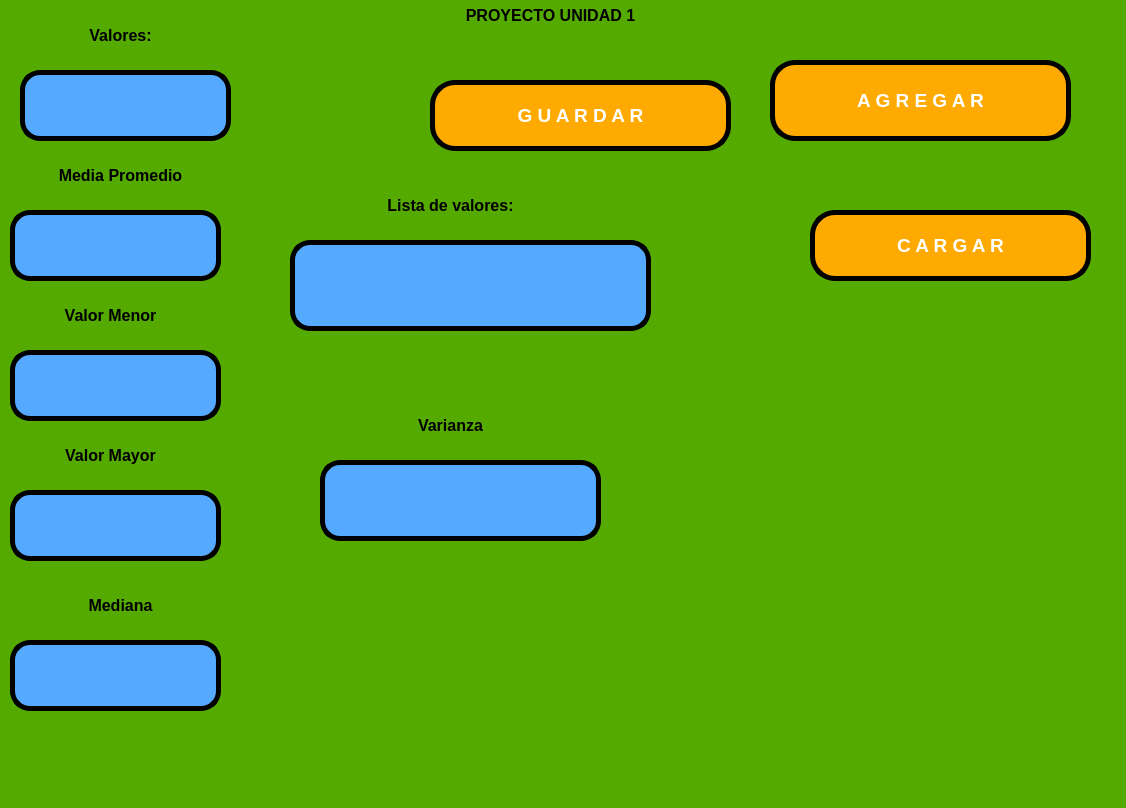
<?xml version="1.0" encoding="UTF-8"?>
<ui version="4.0">
 <class>MainWindow</class>
 <widget class="QMainWindow" name="MainWindow">
  <property name="geometry">
   <rect>
    <x>0</x>
    <y>0</y>
    <width>1126</width>
    <height>808</height>
   </rect>
  </property>
  <property name="windowTitle">
   <string>MainWindow</string>
  </property>
  <property name="styleSheet">
   <string notr="true">background-color: rgb(85, 170, 0);</string>
  </property>
  <widget class="QWidget" name="centralwidget">
   <widget class="QPushButton" name="btn_agregar">
    <property name="geometry">
     <rect>
      <x>770</x>
      <y>60</y>
      <width>301</width>
      <height>81</height>
     </rect>
    </property>
    <property name="font">
     <font>
      <pointsize>14</pointsize>
      <weight>75</weight>
      <bold>true</bold>
     </font>
    </property>
    <property name="layoutDirection">
     <enum>Qt::LeftToRight</enum>
    </property>
    <property name="styleSheet">
     <string notr="true">background-color: rgb(170, 85, 255);
background-color: rgb(255, 170, 0);
color: rgb(255, 255, 255);
border-radius: 25px;
border:  5px solid black;</string>
    </property>
    <property name="text">
     <string>A G R E G A R</string>
    </property>
   </widget>
   <widget class="QLabel" name="label">
    <property name="geometry">
     <rect>
      <x>20</x>
      <y>10</y>
      <width>201</width>
      <height>51</height>
     </rect>
    </property>
    <property name="text">
     <string>&lt;html&gt;&lt;head/&gt;&lt;body&gt;&lt;p&gt;&lt;span style=&quot; font-size:12pt; font-weight:600;&quot;&gt;Valores:&lt;/span&gt;&lt;/p&gt;&lt;/body&gt;&lt;/html&gt;</string>
    </property>
    <property name="alignment">
     <set>Qt::AlignCenter</set>
    </property>
   </widget>
   <widget class="QLineEdit" name="txt_valores">
    <property name="geometry">
     <rect>
      <x>20</x>
      <y>70</y>
      <width>211</width>
      <height>71</height>
     </rect>
    </property>
    <property name="font">
     <font>
      <pointsize>12</pointsize>
      <weight>75</weight>
      <bold>true</bold>
     </font>
    </property>
    <property name="layoutDirection">
     <enum>Qt::LeftToRight</enum>
    </property>
    <property name="styleSheet">
     <string notr="true">background-color: rgb(85, 170, 255);
border-radius:20px;
border:  5px solid black;</string>
    </property>
    <property name="text">
     <string/>
    </property>
    <property name="alignment">
     <set>Qt::AlignCenter</set>
    </property>
   </widget>
   <widget class="QLineEdit" name="txt_promedio">
    <property name="geometry">
     <rect>
      <x>10</x>
      <y>210</y>
      <width>211</width>
      <height>71</height>
     </rect>
    </property>
    <property name="font">
     <font>
      <pointsize>12</pointsize>
      <weight>75</weight>
      <bold>true</bold>
     </font>
    </property>
    <property name="layoutDirection">
     <enum>Qt::LeftToRight</enum>
    </property>
    <property name="styleSheet">
     <string notr="true">background-color: rgb(85, 170, 255);
border-radius:20px;
border:  5px solid black;</string>
    </property>
    <property name="text">
     <string/>
    </property>
    <property name="alignment">
     <set>Qt::AlignCenter</set>
    </property>
   </widget>
   <widget class="QPushButton" name="btn_guardar">
    <property name="geometry">
     <rect>
      <x>430</x>
      <y>80</y>
      <width>301</width>
      <height>71</height>
     </rect>
    </property>
    <property name="font">
     <font>
      <pointsize>14</pointsize>
      <weight>75</weight>
      <bold>true</bold>
     </font>
    </property>
    <property name="layoutDirection">
     <enum>Qt::LeftToRight</enum>
    </property>
    <property name="styleSheet">
     <string notr="true">background-color: rgb(170, 85, 255);
background-color: rgb(255, 170, 0);
color: rgb(255, 255, 255);
border-radius: 25px;
border:  5px solid black;</string>
    </property>
    <property name="text">
     <string>G U A R D A R</string>
    </property>
   </widget>
   <widget class="QPushButton" name="btn_cargar">
    <property name="geometry">
     <rect>
      <x>810</x>
      <y>210</y>
      <width>281</width>
      <height>71</height>
     </rect>
    </property>
    <property name="font">
     <font>
      <pointsize>14</pointsize>
      <weight>75</weight>
      <bold>true</bold>
     </font>
    </property>
    <property name="layoutDirection">
     <enum>Qt::LeftToRight</enum>
    </property>
    <property name="styleSheet">
     <string notr="true">background-color: rgb(170, 85, 255);
background-color: rgb(255, 170, 0);
color: rgb(255, 255, 255);
border-radius: 25px;
border:  5px solid black;</string>
    </property>
    <property name="text">
     <string>C A R G A R</string>
    </property>
   </widget>
   <widget class="QLabel" name="label_2">
    <property name="geometry">
     <rect>
      <x>350</x>
      <y>180</y>
      <width>201</width>
      <height>51</height>
     </rect>
    </property>
    <property name="text">
     <string>&lt;html&gt;&lt;head/&gt;&lt;body&gt;&lt;p&gt;&lt;span style=&quot; font-size:12pt; font-weight:600;&quot;&gt;Lista de valores:&lt;/span&gt;&lt;/p&gt;&lt;/body&gt;&lt;/html&gt;</string>
    </property>
    <property name="alignment">
     <set>Qt::AlignCenter</set>
    </property>
   </widget>
   <widget class="QLineEdit" name="txt_linea_valores">
    <property name="geometry">
     <rect>
      <x>290</x>
      <y>240</y>
      <width>361</width>
      <height>91</height>
     </rect>
    </property>
    <property name="font">
     <font>
      <pointsize>12</pointsize>
      <weight>75</weight>
      <bold>true</bold>
     </font>
    </property>
    <property name="styleSheet">
     <string notr="true">background-color: rgb(85, 170, 255);
border-radius:20px;
border:  5px solid black;</string>
    </property>
    <property name="alignment">
     <set>Qt::AlignCenter</set>
    </property>
   </widget>
   <widget class="QLabel" name="label_3">
    <property name="geometry">
     <rect>
      <x>350</x>
      <y>-20</y>
      <width>401</width>
      <height>71</height>
     </rect>
    </property>
    <property name="text">
     <string>&lt;html&gt;&lt;head/&gt;&lt;body&gt;&lt;p align=&quot;center&quot;&gt;&lt;span style=&quot; font-size:12pt; font-weight:600;&quot;&gt;PROYECTO UNIDAD 1&lt;/span&gt;&lt;/p&gt;&lt;/body&gt;&lt;/html&gt;</string>
    </property>
    <property name="alignment">
     <set>Qt::AlignCenter</set>
    </property>
   </widget>
   <widget class="QLabel" name="label_5">
    <property name="geometry">
     <rect>
      <x>0</x>
      <y>290</y>
      <width>221</width>
      <height>51</height>
     </rect>
    </property>
    <property name="text">
     <string>&lt;html&gt;&lt;head/&gt;&lt;body&gt;&lt;p&gt;&lt;span style=&quot; font-size:12pt; font-weight:600;&quot;&gt;Valor Menor&lt;/span&gt;&lt;/p&gt;&lt;/body&gt;&lt;/html&gt;</string>
    </property>
    <property name="alignment">
     <set>Qt::AlignCenter</set>
    </property>
   </widget>
   <widget class="QLabel" name="label_6">
    <property name="geometry">
     <rect>
      <x>0</x>
      <y>430</y>
      <width>221</width>
      <height>51</height>
     </rect>
    </property>
    <property name="text">
     <string>&lt;html&gt;&lt;head/&gt;&lt;body&gt;&lt;p&gt;&lt;span style=&quot; font-size:12pt; font-weight:600;&quot;&gt;Valor Mayor&lt;/span&gt;&lt;/p&gt;&lt;/body&gt;&lt;/html&gt;</string>
    </property>
    <property name="alignment">
     <set>Qt::AlignCenter</set>
    </property>
   </widget>
   <widget class="QLabel" name="label_7">
    <property name="geometry">
     <rect>
      <x>10</x>
      <y>150</y>
      <width>221</width>
      <height>51</height>
     </rect>
    </property>
    <property name="text">
     <string>&lt;html&gt;&lt;head/&gt;&lt;body&gt;&lt;p&gt;&lt;span style=&quot; font-size:12pt; font-weight:600;&quot;&gt;Media Promedio&lt;/span&gt;&lt;/p&gt;&lt;/body&gt;&lt;/html&gt;</string>
    </property>
    <property name="alignment">
     <set>Qt::AlignCenter</set>
    </property>
   </widget>
   <widget class="QLabel" name="label_8">
    <property name="geometry">
     <rect>
      <x>10</x>
      <y>580</y>
      <width>221</width>
      <height>51</height>
     </rect>
    </property>
    <property name="text">
     <string>&lt;html&gt;&lt;head/&gt;&lt;body&gt;&lt;p&gt;&lt;span style=&quot; font-size:12pt; font-weight:600;&quot;&gt;Mediana&lt;/span&gt;&lt;/p&gt;&lt;/body&gt;&lt;/html&gt;</string>
    </property>
    <property name="alignment">
     <set>Qt::AlignCenter</set>
    </property>
   </widget>
   <widget class="QLabel" name="label_11">
    <property name="geometry">
     <rect>
      <x>340</x>
      <y>400</y>
      <width>221</width>
      <height>51</height>
     </rect>
    </property>
    <property name="text">
     <string>&lt;html&gt;&lt;head/&gt;&lt;body&gt;&lt;p&gt;&lt;span style=&quot; font-size:12pt; font-weight:600;&quot;&gt;Varianza&lt;/span&gt;&lt;/p&gt;&lt;/body&gt;&lt;/html&gt;</string>
    </property>
    <property name="alignment">
     <set>Qt::AlignCenter</set>
    </property>
   </widget>
   <widget class="QLineEdit" name="txt_menorvalor">
    <property name="geometry">
     <rect>
      <x>10</x>
      <y>350</y>
      <width>211</width>
      <height>71</height>
     </rect>
    </property>
    <property name="font">
     <font>
      <pointsize>12</pointsize>
      <weight>75</weight>
      <bold>true</bold>
     </font>
    </property>
    <property name="layoutDirection">
     <enum>Qt::LeftToRight</enum>
    </property>
    <property name="styleSheet">
     <string notr="true">background-color: rgb(85, 170, 255);
border-radius:20px;
border:  5px solid black;</string>
    </property>
    <property name="text">
     <string/>
    </property>
    <property name="alignment">
     <set>Qt::AlignCenter</set>
    </property>
   </widget>
   <widget class="QLineEdit" name="txt_mayorvalor">
    <property name="geometry">
     <rect>
      <x>10</x>
      <y>490</y>
      <width>211</width>
      <height>71</height>
     </rect>
    </property>
    <property name="font">
     <font>
      <pointsize>12</pointsize>
      <weight>75</weight>
      <bold>true</bold>
     </font>
    </property>
    <property name="layoutDirection">
     <enum>Qt::LeftToRight</enum>
    </property>
    <property name="styleSheet">
     <string notr="true">background-color: rgb(85, 170, 255);
border-radius:20px;
border:  5px solid black;</string>
    </property>
    <property name="text">
     <string/>
    </property>
    <property name="alignment">
     <set>Qt::AlignCenter</set>
    </property>
   </widget>
   <widget class="QLineEdit" name="txt_mediana">
    <property name="geometry">
     <rect>
      <x>10</x>
      <y>640</y>
      <width>211</width>
      <height>71</height>
     </rect>
    </property>
    <property name="font">
     <font>
      <pointsize>12</pointsize>
      <weight>75</weight>
      <bold>true</bold>
     </font>
    </property>
    <property name="layoutDirection">
     <enum>Qt::LeftToRight</enum>
    </property>
    <property name="styleSheet">
     <string notr="true">background-color: rgb(85, 170, 255);
border-radius:20px;
border:  5px solid black;</string>
    </property>
    <property name="text">
     <string/>
    </property>
    <property name="alignment">
     <set>Qt::AlignCenter</set>
    </property>
   </widget>
   <widget class="QLineEdit" name="txt_varianza">
    <property name="geometry">
     <rect>
      <x>320</x>
      <y>460</y>
      <width>281</width>
      <height>81</height>
     </rect>
    </property>
    <property name="font">
     <font>
      <pointsize>12</pointsize>
      <weight>75</weight>
      <bold>true</bold>
     </font>
    </property>
    <property name="layoutDirection">
     <enum>Qt::LeftToRight</enum>
    </property>
    <property name="styleSheet">
     <string notr="true">background-color: rgb(85, 170, 255);
border-radius:20px;
border:  5px solid black;</string>
    </property>
    <property name="text">
     <string/>
    </property>
    <property name="alignment">
     <set>Qt::AlignCenter</set>
    </property>
   </widget>
   <zorder>label</zorder>
   <zorder>btn_agregar</zorder>
   <zorder>txt_valores</zorder>
   <zorder>txt_promedio</zorder>
   <zorder>btn_guardar</zorder>
   <zorder>btn_cargar</zorder>
   <zorder>label_2</zorder>
   <zorder>txt_linea_valores</zorder>
   <zorder>label_3</zorder>
   <zorder>label_5</zorder>
   <zorder>label_6</zorder>
   <zorder>label_7</zorder>
   <zorder>label_8</zorder>
   <zorder>label_11</zorder>
   <zorder>txt_menorvalor</zorder>
   <zorder>txt_mayorvalor</zorder>
   <zorder>txt_mediana</zorder>
   <zorder>txt_varianza</zorder>
  </widget>
  <widget class="QMenuBar" name="menubar">
   <property name="geometry">
    <rect>
     <x>0</x>
     <y>0</y>
     <width>1126</width>
     <height>26</height>
    </rect>
   </property>
  </widget>
  <widget class="QStatusBar" name="statusbar"/>
 </widget>
 <resources/>
 <connections/>
</ui>
